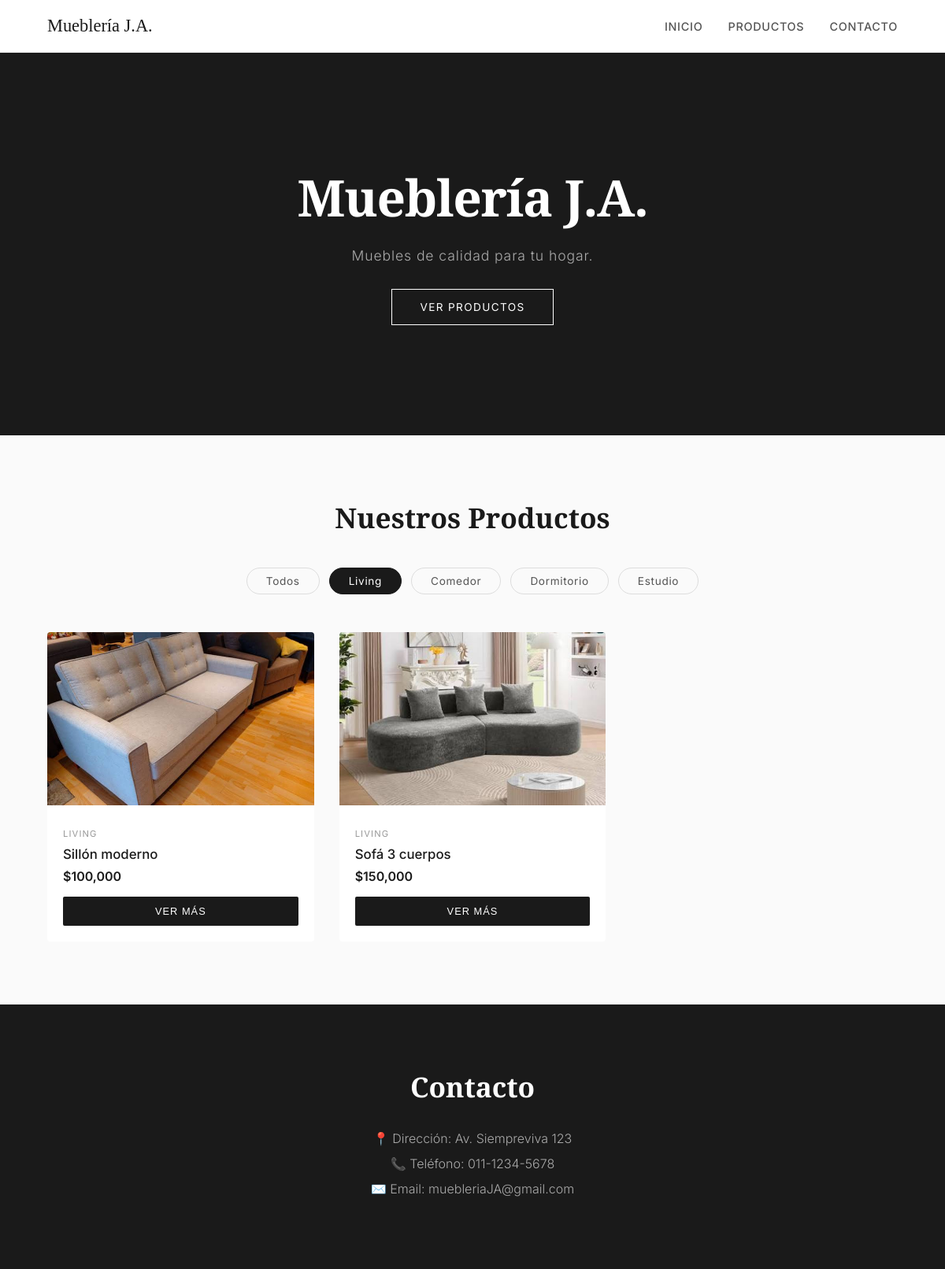
Screenshot of /?categoria=Living with the database file from the repository.
### tables this page shows
CREATE TABLE productos (
            id INTEGER PRIMARY KEY AUTOINCREMENT,
            nombre TEXT NOT NULL,
            precio REAL NOT NULL,
            categoria TEXT NOT NULL,
            imagen TEXT NOT NULL,
            descripcion TEXT,
            medidas TEXT
        );

### app.py (the view)
@app.route("/")
def inicio():
    categoria = request.args.get("categoria")
    productos = obtener_productos(categoria)
    return render_template("index.html", productos=productos, categoria=categoria)

### database.py (called while the page is built)
def conectar():
    return sqlite3.connect("productos.db")

def obtener_productos(categoria=None):
    con = conectar()
    cursor = con.cursor()
    if categoria:
        cursor.execute("SELECT * FROM productos WHERE categoria = ?", (categoria,))
    else:
        cursor.execute("SELECT * FROM productos")
    productos = cursor.fetchall()
    con.close()
    return productos

### templates/index.html (shortened to what this page needs)
<!DOCTYPE html>
<html lang="es">
  <head>
    <link rel="stylesheet" href="{{ url_for('static', filename='style.css') }}">
  </head>
  <body>
    <nav>
      <span>Mueblería J.A.</span>
      <a href="#inicio">Inicio</a>
      <a href="#productos">Productos</a>
      <a href="#contacto">Contacto</a>
    </nav>
    <section id="inicio">
      <h1>Mueblería J.A.</h1>
      <p>Muebles de calidad para tu hogar.</p>
      <a href="#productos" class="btn-hero">Ver productos</a>
    </section>
    <section id="productos">
      <h2>Nuestros Productos</h2>
      <div class="filtros">
        <a href="/?#productos" class="filtro {% if not categoria %}activo{% endif %}">Todos</a>
        <a href="/?categoria=Living#productos" class="filtro {% if categoria == 'Living' %}activo{% endif %}">Living</a>
        <a href="/?categoria=Comedor#productos" class="filtro {% if categoria == 'Comedor' %}activo{% endif %}">Comedor</a>
        <a href="/?categoria=Dormitorio#productos" class="filtro {% if categoria == 'Dormitorio' %}activo{% endif %}">Dormitorio</a>
        <a href="/?categoria=Estudio#productos" class="filtro {% if categoria == 'Estudio' %}activo{% endif %}">Estudio</a>
      </div>
      <div class="productos">
        {% for producto in productos %}
        <div class="producto">
          <img src="{{ url_for('static', filename='imagenes/' + producto[4]) }}" alt="{{ producto[1] }}" onclick="abrirLightbox(this.src)">
          <div class="producto-info">
            <span class="categoria">{{ producto[3] }}</span>
            <h3>{{ producto[1] }}</h3>
            <p class="precio">${{ "{:,.0f}".format(producto[2]) }}</p>
            <button class="btn" onclick="abrirModal('{{ producto[1] }}', '{{ producto[3] }}', '{{ "{:,.0f}".format(producto[2]) }}', '{{ url_for('static', filename='imagenes/' + producto[4]) }}', '{{ producto[5] }}', '{{ producto[6] }}')">Ver más</button>
          </div>
        </div>
        {% endfor %}
      </div>
    </section>
    <section id="contacto">
      <h2>Contacto</h2>
      <p>📍 Dirección: Av. Siempreviva 123</p>
      <p>📞 Teléfono: 011-1234-5678</p>
      <p>✉️ Email: muebleriaJA@gmail.com</p>
    </section>
  </body>
</html>

### static/style.css (style rules this page uses)
* { margin: 0; padding: 0; box-sizing: border-box; }
body { font-family: 'Inter', sans-serif; background-color: #fafafa; color: #1a1a1a; }
nav { background-color: #fff; padding: 20px 60px; display: flex; gap: 32px; align-items: center; border-bottom: 1px solid #eee; position: sticky; top: 0; z-index: 100; }
nav span { color: #1a1a1a; font-family: 'Playfair Display', serif; font-size: 1.4rem; margin-right: auto; }
nav a { color: #555; text-decoration: none; font-size: 0.9rem; font-weight: 500; letter-spacing: 0.05em; text-transform: uppercase; transition: color 0.2s; }
#inicio { background-color: #1a1a1a; color: white; text-align: center; padding: 140px 40px; position: relative; }
#inicio h1 { font-family: 'Playfair Display', serif; font-size: 4rem; margin-bottom: 20px; letter-spacing: -0.02em; }
#inicio p { font-size: 1.1rem; color: #aaa; font-weight: 300; letter-spacing: 0.05em; }
#inicio .btn-hero { display: inline-block; margin-top: 32px; padding: 14px 36px; border: 1px solid #fff; color: white; text-decoration: none; font-size: 0.85rem; letter-spacing: 0.1em; text-transform: uppercase; transition: all 0.3s; }
#productos { padding: 80px 60px; background-color: #fafafa; }
#productos h2 { font-family: 'Playfair Display', serif; font-size: 2.2rem; margin-bottom: 40px; text-align: center; }
.filtros { display: flex; gap: 12px; justify-content: center; margin-bottom: 48px; }
.filtro { padding: 8px 24px; border: 1px solid #ddd; border-radius: 30px; text-decoration: none; color: #555; font-size: 0.85rem; letter-spacing: 0.05em; transition: all 0.2s; }
.filtro:hover, .filtro.activo { background-color: #1a1a1a; border-color: #1a1a1a; color: white; }
.productos { display: grid; grid-template-columns: repeat(3, 1fr); gap: 32px; max-width: 1100px; margin: 0 auto; }
.producto { background-color: white; border-radius: 4px; overflow: hidden; transition: transform 0.3s, box-shadow 0.3s; }
.producto img { width: 100%; height: 220px; object-fit: cover; cursor: pointer; transition: opacity 0.3s; }
.producto-info { padding: 20px; }
.categoria { font-size: 0.7rem; color: #999; text-transform: uppercase; letter-spacing: 0.1em; }
.producto-info h3 { margin: 8px 0; font-size: 1.05rem; font-weight: 500; }
.precio { color: #1a1a1a; font-weight: 600; font-size: 1rem; margin-bottom: 16px; }
.btn { width: 100%; padding: 11px; background-color: #1a1a1a; color: white; border: none; border-radius: 2px; cursor: pointer; font-size: 0.8rem; letter-spacing: 0.08em; text-transform: uppercase; transition: background-color 0.2s; }
#contacto { background-color: #1a1a1a; color: white; text-align: center; padding: 80px 40px; }
#contacto h2 { font-family: 'Playfair Display', serif; font-size: 2.2rem; margin-bottom: 32px; }
#contacto p { margin-bottom: 12px; color: #aaa; font-weight: 300; }

### rows the page displays
productos: imagen (picture), categoria "LIVING", nombre "Sillón moderno", precio "100,000"
productos: imagen (picture), categoria "LIVING", nombre "Sofá 3 cuerpos", precio "150,000"
